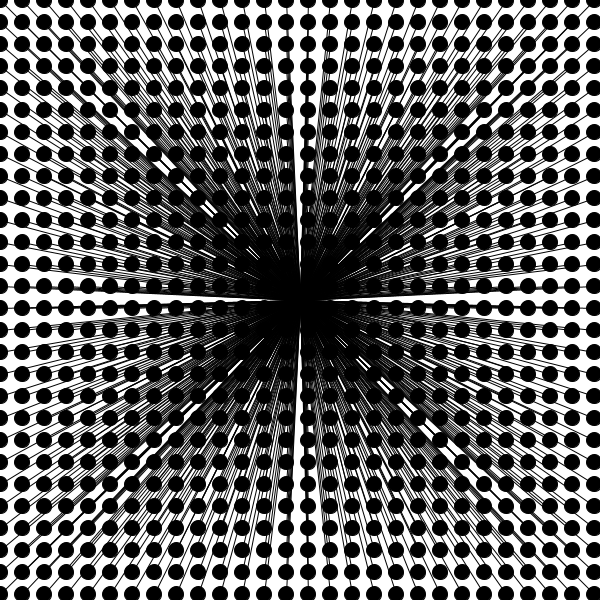
Frame 1 (no input)
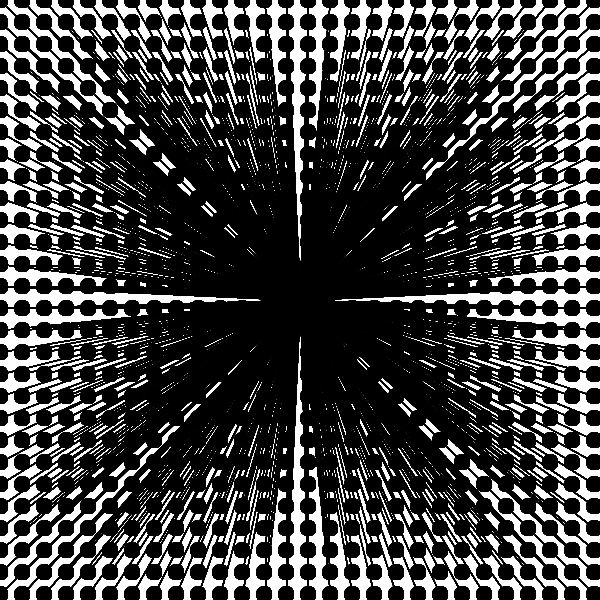
Frame 60 (the mouse pressed at the canvas centre just before this capture)
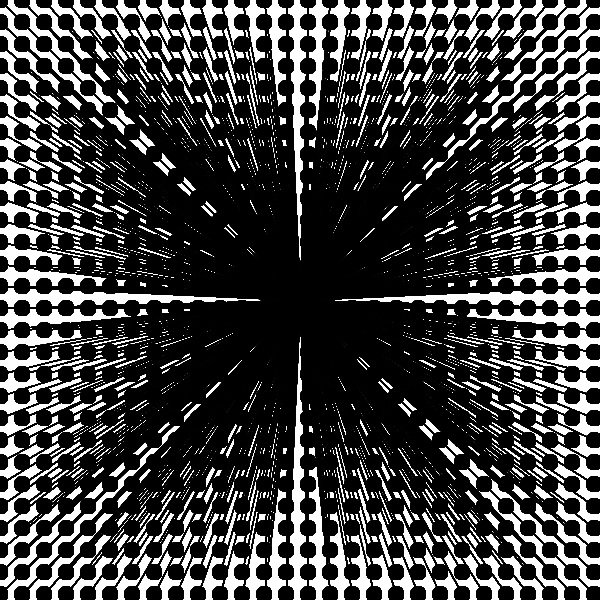
Frame 120 (the mouse held since frame 60 and released just before this capture)

The Processing sketch that drew these frames (run headless with seeded random() and noise(); from frame 60 on, the mouse is pressed at the canvas centre):

// Processing sketch: draw_circle_by_loop
// ── draw_circle_by_loop.pde
void setup(){
size(600,600);
background(255);

}

void draw(){
fill(0);

//ellipse(200,200,50,50);
//ellipse(200,400,50,50);

//ellipse(400,200,50,50);
//ellipse(400,400,50,50);


for(int y = 0; y < height; y += 22 ){
  for(int x = 0; x < width; x += 22){
    ellipse(x,y ,15,15);
    line(x,y,width/2,height/2);
  }
}



}
